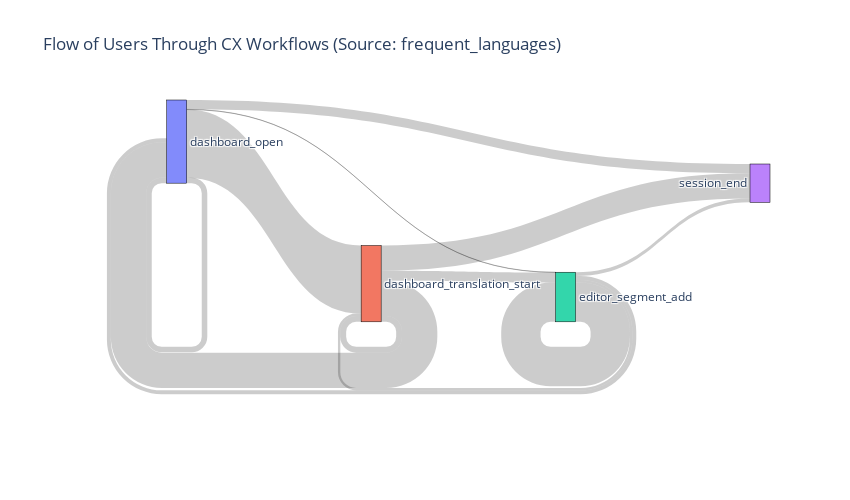

The notebook cell saved with this chart:
### Code cell
dopen_sources = events.query("""event_type == 'dashboard_open'""").event_source.unique().tolist()
for source in dopen_sources:
    
    sessions_with_source = (
        events
        .query(f"""(event_source == '{source}') & (event_type == 'dashboard_open') & (content_translation_session_position == 0)""")
        .content_translation_session_id
        .unique()
        .tolist()
    )
    
    plot_sankey(events.query("""content_translation_session_id == @sessions_with_source"""), f'Flow of Users Through CX Workflows (Source: {source})')

### Figure 1 — Plotly figure (JSON) as saved in the notebook; plotly's stock layout.template omitted (floating-point values rounded to 4 significant figures)
{"data": [{"link": {"customdata": [6.673, 81.86, 0.2494, 11.22, 46.32, 7.653, 13.09, 32.94, 7.956, 4.772, 79.43, 7.842], "hovertemplate": "Events: %{value}<br />Percentage: %{customdata:.2f}%<extra></extra>", "source": [0, 0, 0, 0, 1, 1, 1, 1, 2, 2, 2, 2], "target": [0, 1, 2, 3, 0, 1, 2, 3, 0, 1, 2, 3], "value": [1579, 19369, 59, 2654, 10052, 1661, 2842, 7148, 1122, 673, 11202, 1106]}, "node": {"label": ["dashboard_open", "dashboard_translation_start", "editor_segment_add", "session_end"], "line": {"color": "black", "width": 0.5}, "pad": 15, "thickness": 20}, "type": "sankey"}], "layout": {"font": {"size": 12}, "height": 500, "title": {"text": "Flow of Users Through CX Workflows (Source: frequent_languages)"}, "width": 850}}
